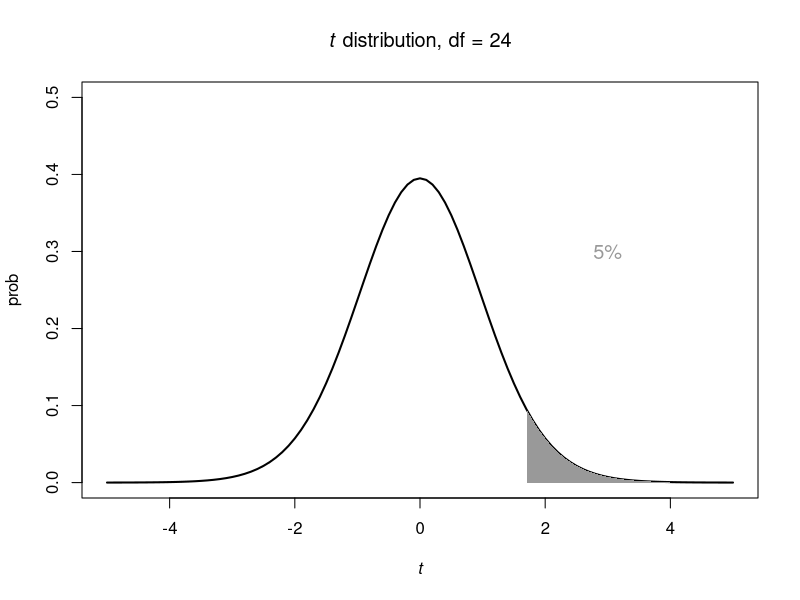
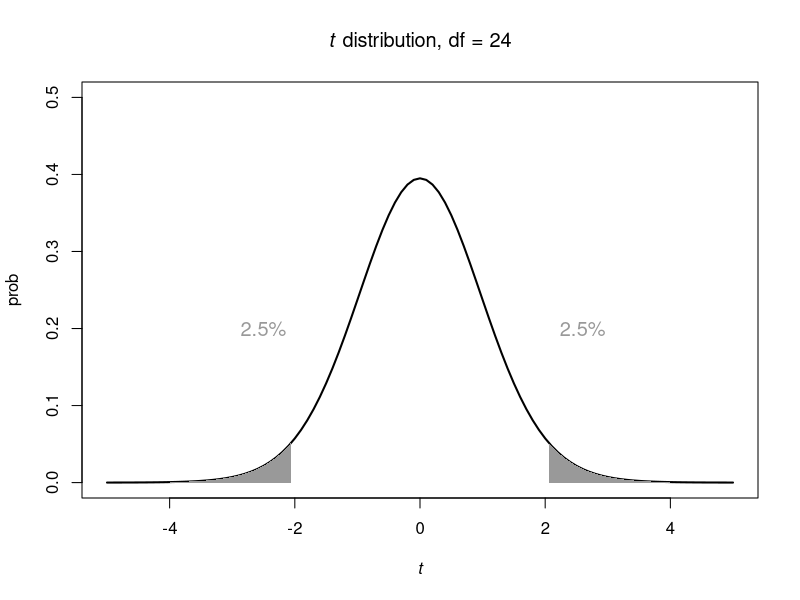
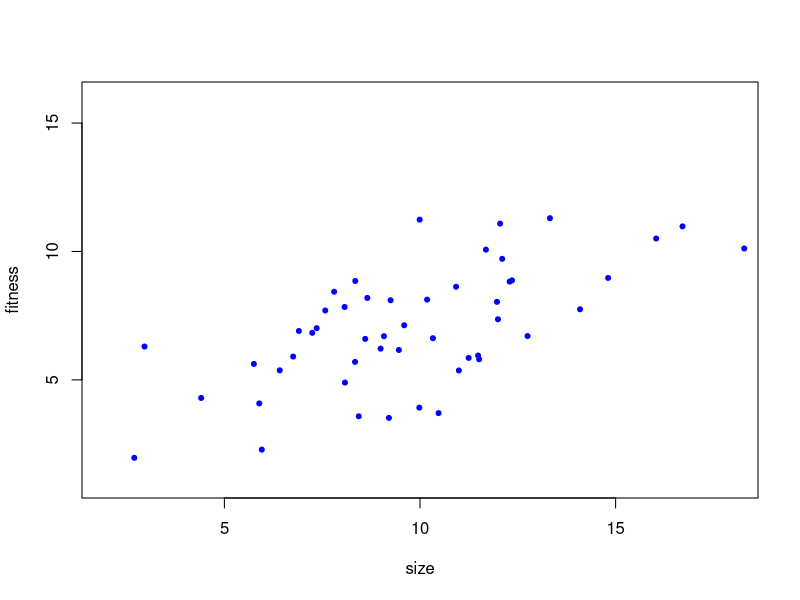
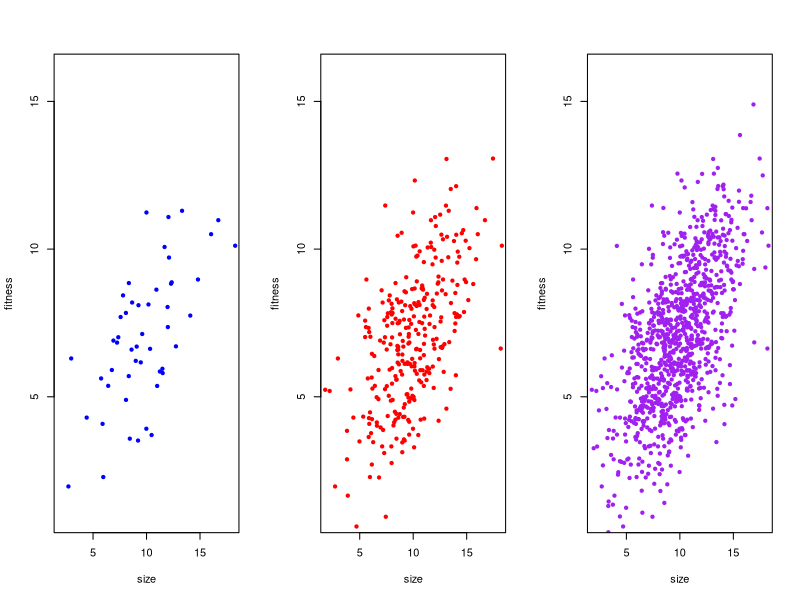
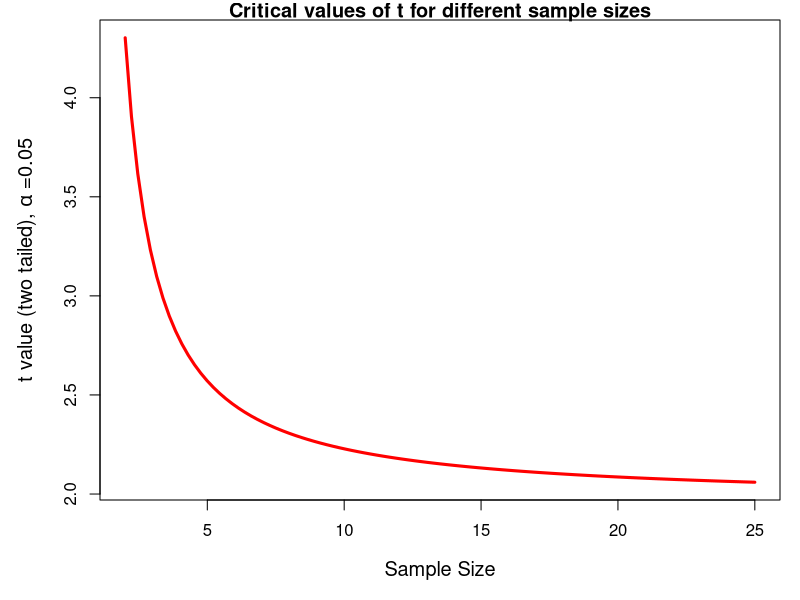
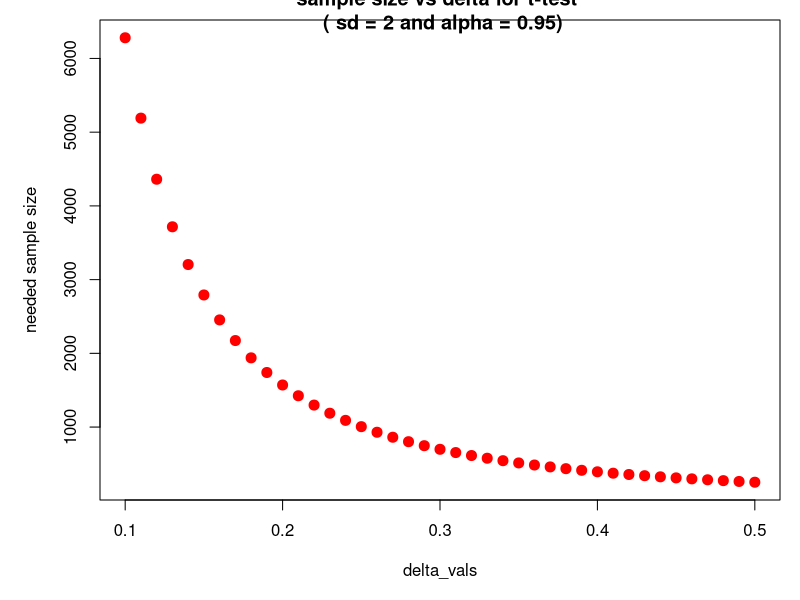

Generate these figures, in order, with R:
## ---- chunk 1
knitr::opts_chunk$set(echo = FALSE)
require(lattice)
## ---- chunk 2
curve(dt(x, 25), -5, 5, 
      lwd = 2, ylim = c(0, 0.5),
      ylab = "prob",
      xlab = expression(italic(t)),
      main = expression(paste(italic(t), " distribution, ", "df = 24")))

# one tailed
#qt(0.95, 25)

shade_x <- c(1.71, seq(1.71, 4, 0.01), 4)
shade_y <- c(0, dt(seq(1.71, 4, 0.01), 24), 0)

polygon(shade_x, shade_y, col = 'grey60', border = NA)

text(3 , 0.3, paste("5%"), cex = 1.2, col = "grey60")
## ---- chunk 3
curve(dt(x, 25), -5, 5, 
      lwd = 2, ylim = c(0, 0.5),
      ylab = "prob",
      xlab = expression(italic(t)),
      main = expression(paste(italic(t), " distribution, ", "df = 24")))

# one tailed
#qt(0.975, 24)

shade_x <- c(2.06, seq(2.06, 4, 0.01), 4)
shade_y <- c(0, dt(seq(2.06, 4, 0.01), 24), 0)

shade_x2 <- c(-4, seq(-4, -2.06, 0.01), -2.06)
shade_y2 <- c(0, dt(seq(-4, -2.06, 0.01), 24), 0)

polygon(shade_x, shade_y, col = 'grey60', border = NA)
polygon(shade_x2, shade_y2, col = 'grey60', border = NA)

text(2.6 ,0.2, paste("2.5%"), cex = 1.2, col = "grey60")
text(-2.5 ,0.2, paste("2.5%"), cex = 1.2,col = "grey60")
## ---- chunk 4
x <- rnorm (1000,  10, 3)
y <- rnorm(length(x), 2 + 0.5*x, 2)

x2 <- x[1:300]
y2 <- y[1:300]

x3 <- x[1:50]
y3 <- y[1:50]
## ---- chunk 5
par(mfrow = c(1,1))

plot(y3 ~ x3, pch = 20, col = "blue",
     ylab = "fitness", xlab = "size",
      xlim = c(2, 18), ylim = c(1, 16))
## ---- chunk 6
par(mfrow = c(1,3))
plot(y3 ~ x3, pch = 20, col = "blue",
     ylab = "fitness", xlab = "size",
      xlim = c(2, 18), ylim = c(1, 16))

plot(y2 ~ x2, pch = 20, col = "red",
     ylab = "fitness", xlab = "size",
      xlim = c(2, 18), ylim = c(1, 16))

plot( y ~ x, pch = 20, col = "purple",
      ylab = "fitness", xlab = "size",
      xlim = c(2, 18), ylim = c(1, 16))

par(mfrow = c(1,1))
## ---- chunk 7
qt(p = 0.975, df = 24)
## ---- chunk 8

par(mar = c(5, 5, 1, 1))

curve(qt(p = 0.975,df = x), 2, 25, 
    col = "red", lwd = 3, cex.lab = 1.2,
    main = "Critical values of t for different sample sizes",
    xlab = "Sample Size", 
    ylab = expression(paste("t value (two tailed), ", alpha, " =0.05")))
## ---- chunk 9
apropos("^power")
## ---- chunk 10
pwr_t_check <- power.t.test(delta = 0.5, sd = 2, 
                       sig.level = 0.05, power = 0.8)

pwr_t_check

str(pwr_t_check)

pwr_t_check$n
## ---- chunk 11
delta_vals = seq(from = 0.1, to = 0.5, by = 0.01)
delta_vals
## ---- chunk 12
pow.test <- function(x){
###<b>	
  pow2 <- power.t.test(delta = x, sd = 2, 
                       sig.level = 0.05, power = 0.8) # We only allow delta to vary.
### </b>
  	return(pow2$n) # This pulls out the sample size we need
	}
## ---- chunk 13
power.n <- sapply(delta_vals, pow.test)
## ---- chunk 14
plot(power.n ~ delta_vals, 
     pch = 20, cex = 2, col = "red",
     ylab="needed sample size", 
     main="sample size vs delta for t-test \n ( sd = 2 and alpha = 0.95)")
## ---- chunk 15
pwr_anova_SS <- power.anova.test(groups = 4, # how many groups 
                                 between.var = 1, # between group variance
                                 within.var = 3, # within group variance
                                 sig.level = 0.05, # alpha
                                 power = .80)
